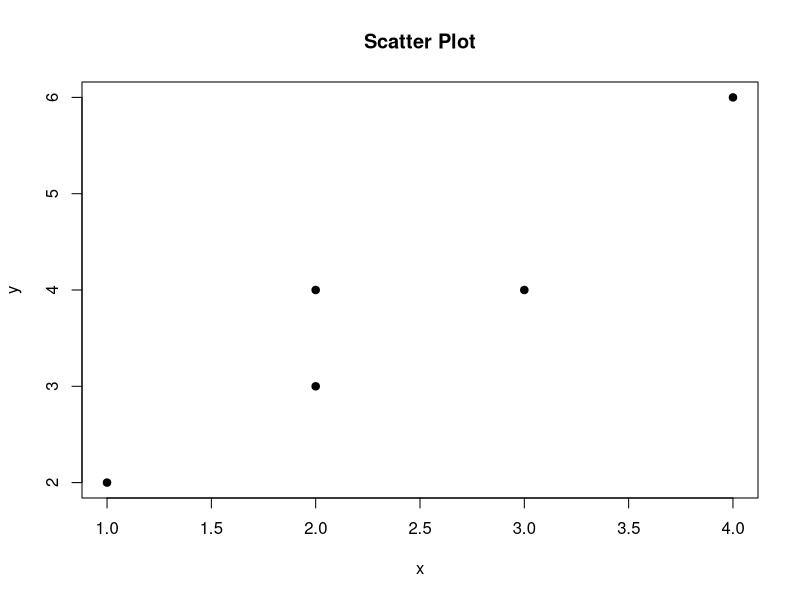

Write the R code that produced this figure.
png("scatter_plot.png")

points <- data.frame(
  x = c(1, 2, 3, 2, 4),
  y = c(2, 3, 4, 4, 6)
)

plot(points$x, points$y,
     xlab = "x",
     ylab = "y",
     main = "Scatter Plot",
     pch = 19)

  dev.off()
